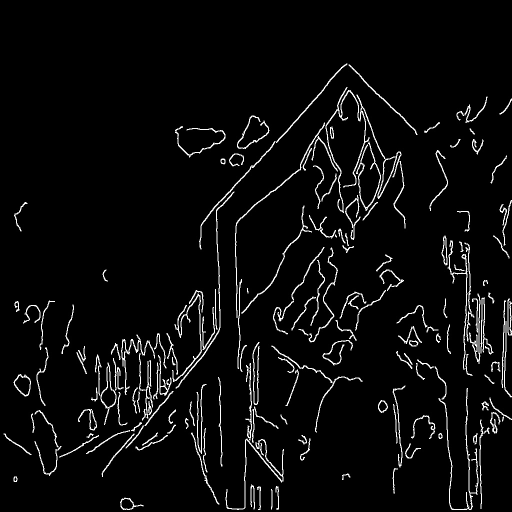
#> input picture lines.jpg, 1024 x 1024 px (shown at 1/2 size)
$ python main-z.py
#> lines starting #> are read from the running program, lines starting #| are printed output that depends on the picture; after the words box and inside, x2 and y2 are one past the last pixel; in counts of white or black regions, pixels touching at a corner belong together
import numpy as np
import cv2 as cv
import math as m
import json

def normalize(coord, res):
		w, h = res[0], res[1]
		return [(2.*coord[0]-w)/h, (2.*coord[1]-h)/h]+coord[2:]

def truncate(f, n):
	return m.floor((f) * 10**n) / 10**n

def get_channel(vec, hsvimg, v=False):
	if type(hsvimg) != np.ndarray: return vec
	c = 0 if not v else 2
	vec[2] = hsvimg[vec[1]][vec[0]][c]/255.
	return vec

def make_indices(lines):
	_v, _e, idx = [], [], 0
	for el in lines:
		e = []
		for v in el:
			_v.append(v)
			e.append(idx)
			idx += 1
		_e.append(e)
	return {'v':_v, 'e':_e}

img = cv.imread('lines.jpg', cv.IMREAD_GRAYSCALE)
#> img is the input picture: shape (1024, 1024); min 0, max 255, mean 11.5
img = cv.resize(img,  (int(.7*img.shape[0]), int(.7*img.shape[1])))
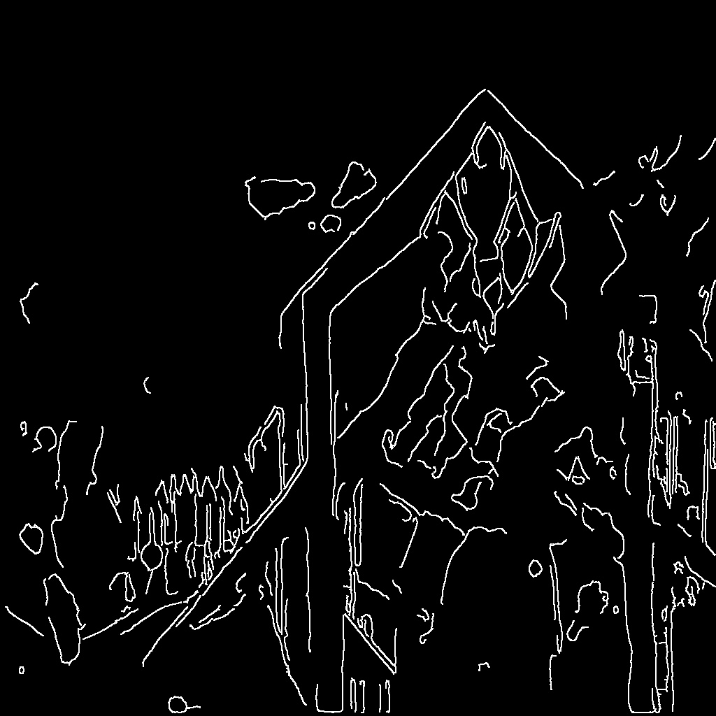
#> img: shape (716, 716); min 0, max 255, mean 11.5
img = cv.threshold(img, 127, 255, cv.THRESH_BINARY)[1]
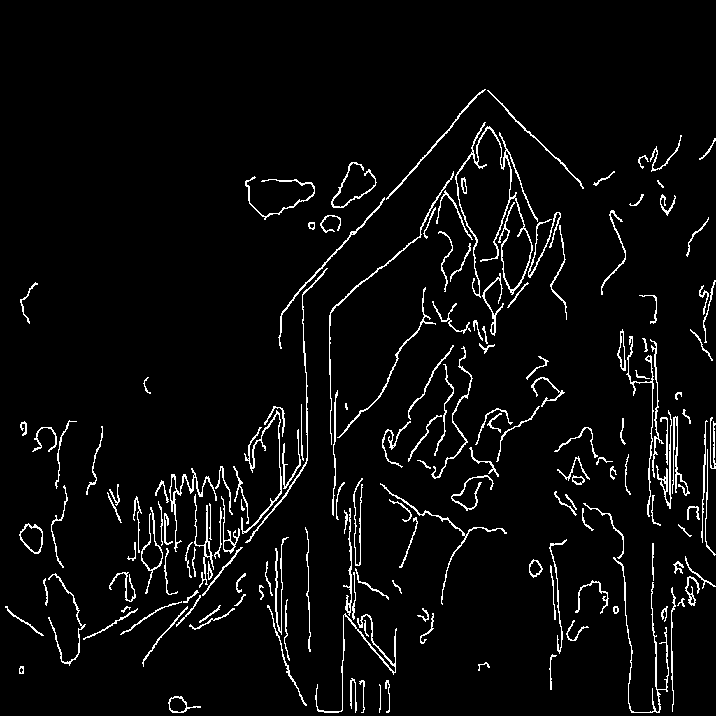
#> img: shape (716, 716); 4.5% white in thin lines or dots, all inside (x1, y1, x2, y2) = (5, 89, 716, 713)
contours, h = cv.findContours(img, cv.RETR_LIST, 3)
#> contours = 195 contours, 55 with area under 20; largest, box (x1, y1, x2, y2) and area: (455, 122, 538, 298) 604, (20, 523, 43, 554) 488, (20, 524, 43, 553) 406, (169, 468, 217, 552) 326, (315, 613, 397, 713) 307; h = 195 rows, first 6: [1, -1, -1, -1], [2, 0, -1, -1], [3, 1, -1, -1], [4, 2, -1, -1], [5, 3, -1, -1], [6, 4, -1, -1]
mat = np.zeros((img.shape[0], img.shape[1], 3), np.uint8)

zpath = 'lines-z.jpg'
zimg = cv.imread(zpath)
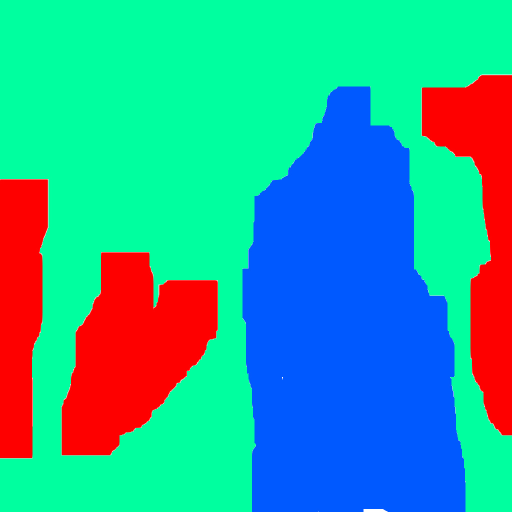
#> input picture lines-z.jpg, 1024 x 1024 px (shown at 1/2 size)
#> zimg is the input picture: shape (1024, 1024, 3); mean B, G, R 157.1, 165.1, 45.4
zimg = cv.resize(zimg,  (img.shape[0], img.shape[1]))
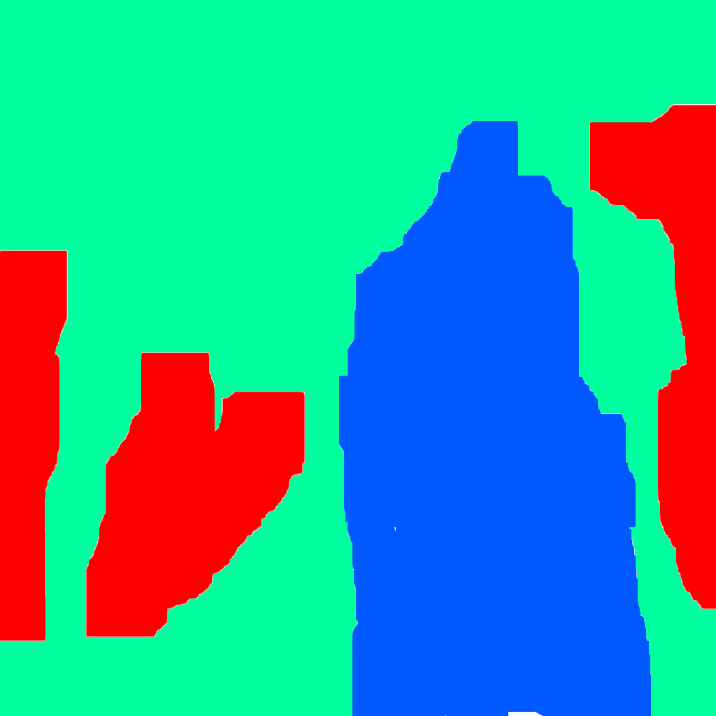
#> zimg: shape (716, 716, 3); mean B, G, R 157.1, 165.1, 45.4
cv.imshow('zimg', zimg)
zhsv = cv.cvtColor(zimg, cv.COLOR_BGR2HSV)
#> zhsv: shape (716, 716, 3); mean H, S, V 73.4, 254.2, 254.6

lines = []

for c in contours:
	poly = cv.approxPolyDP(c, 3, False)
	poly = poly[:int(len(poly)/1.5)]
	arr = [normalize(get_channel(e[0].tolist()+[0, 1],zhsv),img.shape) for e in poly]
	arr = [[truncate(el, 6) for el in a] for a in arr]
	lines.append(arr)
	cv.polylines(mat, [poly], False, (0,0, 255), 1)
#> this loop made 195 passes
#> (poly, arr) on passes 3 to 5: ([[379, 684]], [[0.0587, 0.911, 0.431, 1]]), ([[386, 680], [386, 712]], [[0.0782, 0.899, 0.431, 1], [0.0782, 0.989, 0.431, 1]]), ([[361, 680], [361, 712]], [[0.00838, 0.899, 0.431, 1], [0.00838, 0.989, 0.431, 1]])
#> mat: shape (716, 716, 3); mean H, S, V 0, 0, 6.1

obj = json.dumps(make_indices(lines), indent = 4)
#> the loop in make_indices, `for el in lines:` made 195 passes
#> el on passes 3 to 5: [[0.0587, 0.911, 0.431, 1]], [[0.0782, 0.899, 0.431, 1], [0.0782, 0.989, 0.431, 1]], [[0.00838, 0.899, 0.431, 1], [0.00838, 0.989, 0.431, 1]]
obj = 'const lines = '+obj+'\nexport default lines;'
with open("lines.js", "w") as outfile:
    outfile.write(obj)

cv.imshow('img', mat)
cv.waitKey(0)
cv.destroyAllWindows()
